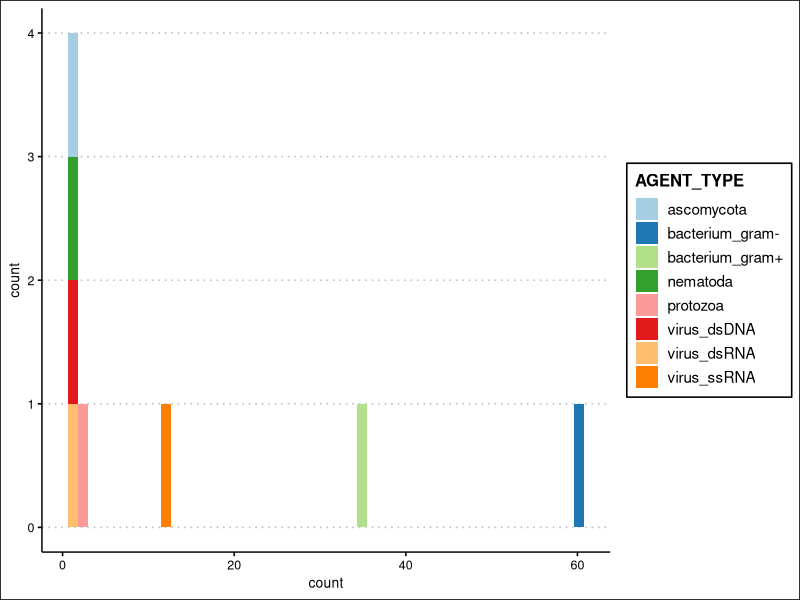
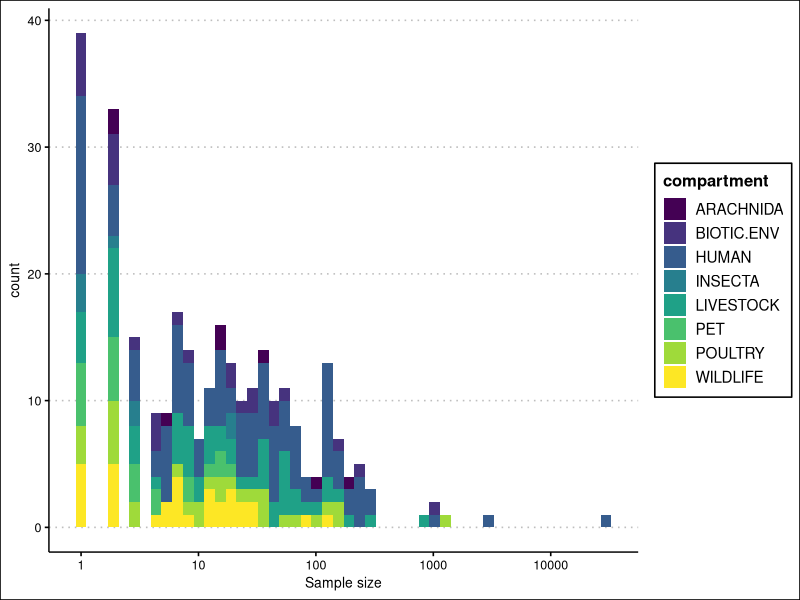
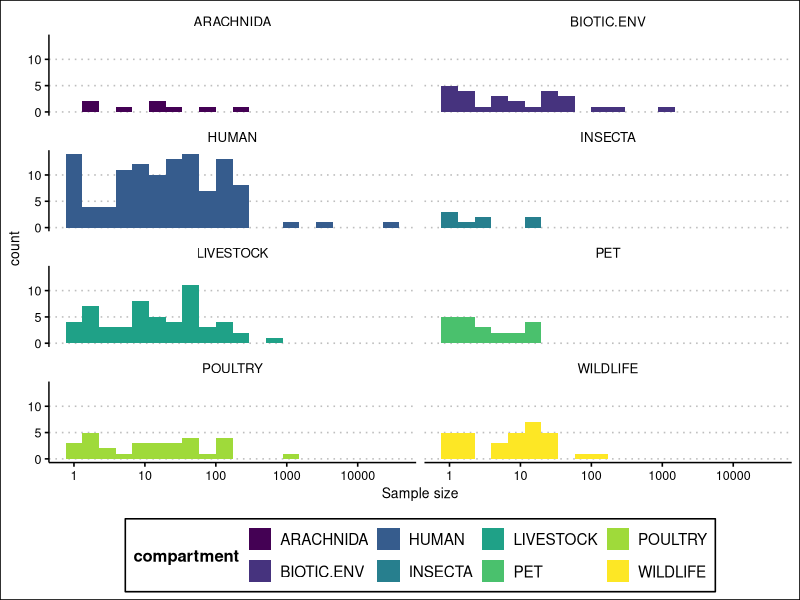
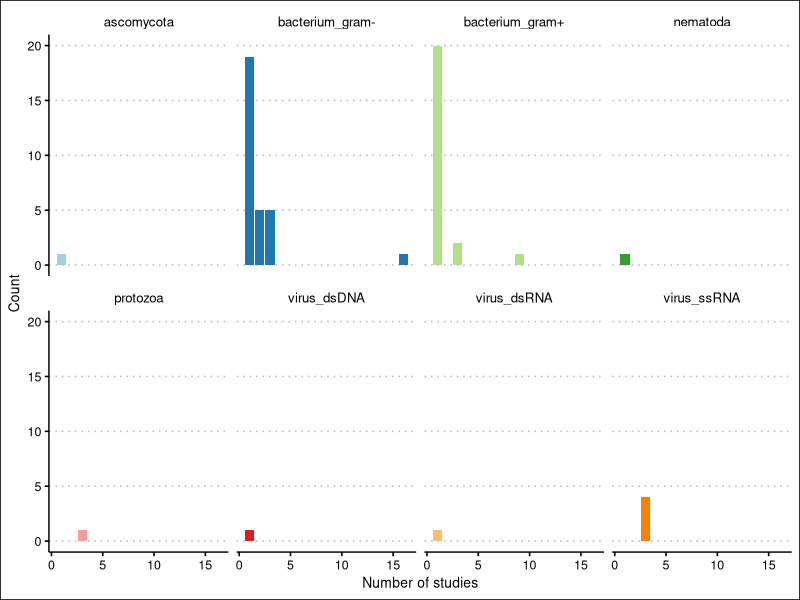

These figures' R source, in order: (Note: this script raises an error after producing the figures.)
## ---- chunk 1
# load libraries 

library(tidyverse)
library(ggpubr)
library(patchwork)
## ---- chunk 2
# read data
data <- read.csv("data/NGSscoping_dbv4.csv")
## ---- chunk 3
# stacked histogram of sample size by compartment

stacked_hist_sample_size_compartment <-
data |>
  mutate(ARACHNIDA_SAMPLE_SIZE = as.character(ARACHNIDA_SAMPLE_SIZE)) |>
  mutate(INSECTA_SAMPLE_SIZE = as.character(INSECTA_SAMPLE_SIZE)) |>
  select(HUM_SAMPLE_SIZE, POULTRY_SAMPLE_SIZE, LIVESTOCK_SAMPLE_SIZE, WILDLIFE_SAMPLE_SIZE, PET_SAMPLE_SIZE, ARACHNIDA_SAMPLE_SIZE, INSECTA_SAMPLE_SIZE, BIOTIC.ENV_SAMPLE_SIZE) |>
  pivot_longer(cols = c(HUM_SAMPLE_SIZE, POULTRY_SAMPLE_SIZE, LIVESTOCK_SAMPLE_SIZE, WILDLIFE_SAMPLE_SIZE, PET_SAMPLE_SIZE, ARACHNIDA_SAMPLE_SIZE, INSECTA_SAMPLE_SIZE, BIOTIC.ENV_SAMPLE_SIZE), names_to = "compartment" , values_to = "sample size") |>
  separate(col = "compartment", into = c("compartment", NA, NA), sep = "_", extra = "drop") |>
  mutate(`sample size` = as.numeric(`sample size`)) |>
  mutate(compartment = ifelse(compartment == "HUM", "HUMAN", compartment)) |> ggplot(aes(`sample size`, group = compartment, fill = compartment)) + 
  geom_histogram(bins = 50) + 
  scale_x_log10() + 
  xlab("Sample size") + 
  ylab("count") + 
  # facet_wrap(~compartment, nrow = 4) + 
  ggthemes::theme_clean() + 
  scale_fill_viridis_d()

stacked_hist_sample_size_compartment |>
  ggsave(filename = "figures/stacked_histogram_sample_size_by_compartment.pdf", width=8)
## ---- chunk 4

#  sample size per compartment 

hist_sample_size_compartment <- 
data |>
  mutate(ARACHNIDA_SAMPLE_SIZE = as.character(ARACHNIDA_SAMPLE_SIZE)) |>
  mutate(INSECTA_SAMPLE_SIZE = as.character(INSECTA_SAMPLE_SIZE)) |>
  select(HUM_SAMPLE_SIZE, POULTRY_SAMPLE_SIZE, LIVESTOCK_SAMPLE_SIZE, WILDLIFE_SAMPLE_SIZE, PET_SAMPLE_SIZE, ARACHNIDA_SAMPLE_SIZE, INSECTA_SAMPLE_SIZE, BIOTIC.ENV_SAMPLE_SIZE) |>
  pivot_longer(cols = c(HUM_SAMPLE_SIZE, POULTRY_SAMPLE_SIZE, LIVESTOCK_SAMPLE_SIZE, WILDLIFE_SAMPLE_SIZE, PET_SAMPLE_SIZE, ARACHNIDA_SAMPLE_SIZE, INSECTA_SAMPLE_SIZE, BIOTIC.ENV_SAMPLE_SIZE), names_to = "compartment" , values_to = "sample size") |>
  separate(col = "compartment", into = c("compartment", NA, NA), sep = "_", extra = "drop") |>
  mutate(`sample size` = as.numeric(`sample size`)) |>
  mutate(compartment = ifelse(compartment == "HUM", "HUMAN", compartment)) |> ggplot(aes(`sample size`, group = compartment, fill = compartment)) + 
  geom_histogram(bins = 20) + 
  scale_x_log10() + 
  xlab("Sample size") + 
  ylab("count") + 
  facet_wrap(~compartment, nrow = 4) +
  ggthemes::theme_clean() + 
  scale_fill_viridis_d() + 
  theme(legend.position = "bottom")

hist_sample_size_compartment <- 
  ggsave(filename = "figures/histogram_sample_size_by_compartment.pdf", width=8, height = 8)

## ---- chunk 5

discrete_palettes <- list(
  RColorBrewer::brewer.pal(8, "Paired")
)

data |> 
  group_by(AGENT_TYPE) |>
  summarise(count = n()) |>
  ggplot(aes(count, fill = AGENT_TYPE, group = AGENT_TYPE)) + 
  geom_histogram(bins = 50) + 
  scale_fill_discrete(type = discrete_palettes) + 
ggthemes::theme_clean()

n_studies_dist_by_agent_type <- 
data |>
  group_by(AGENT_TYPE, ZOONOTIC_AGENT) |>
  summarise(count = n()) |>
  group_by(AGENT_TYPE, count) |>
  summarise(n_studies = n()) |>
  ggplot(aes(n_studies, count, fill = AGENT_TYPE)) + geom_col() + facet_wrap(~AGENT_TYPE, nrow=2 ) + 
  scale_fill_discrete(type = discrete_palettes) + 
  ggthemes::theme_clean() + 
  xlab("Number of studies") + 
  ylab("Count") +
  theme(legend.position = "none")

n_studies_dist_by_agent_type |>
  ggsave(filename = "figures/number_of_studies_by_agent_type.pdf", width = 7, height = 4)
## ---- chunk 6
data |> 
  group_by(STUDY_AIM1) |>
  summarise(count = n()) |>
  ggplot(aes(STUDY_AIM_1, count, fill = STUDY_AIM_1)) + geom_col()
